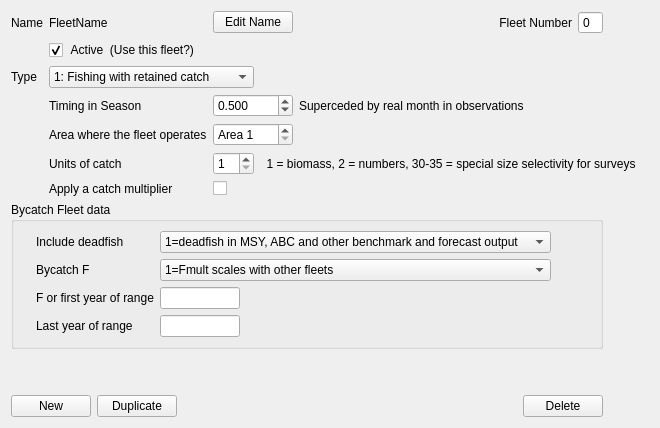
        <widget class="QWidget" name="tab_basic">
         <attribute name="title">
          <string>Basic Data</string>
         </attribute>
         <layout class="QGridLayout" name="gridLayout_7">
          <item row="0" column="0">
           <widget class="QLabel" name="label_fleet_name">
            <property name="text">
             <string>Name</string>
            </property>
           </widget>
          </item>
          <item row="0" column="1">
           <widget class="QLabel" name="label_name">
            <property name="text">
             <string>FleetName</string>
            </property>
           </widget>
          </item>
          <item row="0" column="2" colspan="2">
           <widget class="QPushButton" name="pushButton_edit_name">
            <property name="text">
             <string>Edit Name</string>
            </property>
           </widget>
          </item>
          <item row="0" column="6">
           <widget class="QSpinBox" name="spinBox_number">
            <property name="readOnly">
             <bool>true</bool>
            </property>
            <property name="buttonSymbols">
             <enum>QAbstractSpinBox::NoButtons</enum>
            </property>
           </widget>
          </item>
          <item row="6" column="1">
           <widget class="QLabel" name="label_need_catch_mult">
            <property name="text">
             <string>Apply a catch multiplier</string>
            </property>
           </widget>
          </item>
          <item row="6" column="2">
           <widget class="QCheckBox" name="checkBox_need_catch_mult">
            <property name="text">
             <string/>
            </property>
           </widget>
          </item>
          <item row="5" column="2">
           <widget class="QSpinBox" name="spinBox_units">
            <property name="minimum">
             <number>1</number>
            </property>
            <property name="maximum">
             <number>35</number>
            </property>
           </widget>
          </item>
          <item row="4" column="4">
           <spacer name="horizontalSpacer_12">
            <property name="orientation">
             <enum>Qt::Horizontal</enum>
            </property>
            <property name="sizeHint" stdset="0">
             <size>
              <width>40</width>
              <height>20</height>
             </size>
            </property>
           </spacer>
          </item>
          <item row="4" column="2" colspan="2">
           <widget class="QSpinBox" name="spinBox_area">
            <property name="prefix">
             <string>Area </string>
            </property>
            <property name="minimum">
             <number>1</number>
            </property>
            <property name="maximum">
             <number>10</number>
            </property>
           </widget>
          </item>
          <item row="5" column="1">
           <widget class="QLabel" name="label_units">
            <property name="text">
             <string>Units of catch</string>
            </property>
           </widget>
          </item>
          <item row="4" column="1">
           <widget class="QLabel" name="label_area">
            <property name="text">
             <string>Area where the fleet operates</string>
            </property>
           </widget>
          </item>
          <item row="3" column="2" colspan="2">
           <widget class="QDoubleSpinBox" name="doubleSpinBox_timing">
            <property name="decimals">
             <number>3</number>
            </property>
            <property name="minimum">
             <double>-1.000000000000000</double>
            </property>
            <property name="maximum">
             <double>13.000000000000000</double>
            </property>
            <property name="singleStep">
             <double>0.100000000000000</double>
            </property>
            <property name="value">
             <double>0.500000000000000</double>
            </property>
           </widget>
          </item>
          <item row="3" column="1">
           <widget class="QLabel" name="label_timing">
            <property name="text">
             <string>Timing in Season </string>
            </property>
           </widget>
          </item>
          <item row="2" column="0">
           <widget class="QLabel" name="label_type">
            <property name="text">
             <string>Type</string>
            </property>
           </widget>
          </item>
          <item row="3" column="4" colspan="2">
           <widget class="QLabel" name="label_timing_info">
            <property name="text">
             <string>Superceded by real month in observations</string>
            </property>
           </widget>
          </item>
          <item row="2" column="7">
           <spacer name="horizontalSpacer">
            <property name="orientation">
             <enum>Qt::Horizontal</enum>
            </property>
            <property name="sizeHint" stdset="0">
             <size>
              <width>40</width>
              <height>20</height>
             </size>
            </property>
           </spacer>
          </item>
          <item row="0" column="5">
           <widget class="QLabel" name="label_number">
            <property name="text">
             <string>Fleet Number</string>
            </property>
            <property name="alignment">
             <set>Qt::AlignRight|Qt::AlignTrailing|Qt::AlignVCenter</set>
            </property>
           </widget>
          </item>
          <item row="1" column="1">
           <widget class="QCheckBox" name="checkBox_active">
            <property name="text">
             <string> Active  (Use this fleet?)</string>
            </property>
            <property name="checked">
             <bool>true</bool>
            </property>
           </widget>
          </item>
          <item row="2" column="5">
           <spacer name="horizontalSpacer_gen1">
            <property name="orientation">
             <enum>Qt::Horizontal</enum>
            </property>
            <property name="sizeHint" stdset="0">
             <size>
              <width>40</width>
              <height>20</height>
             </size>
            </property>
           </spacer>
          </item>
          <item row="2" column="1" colspan="2">
           <widget class="QComboBox" name="comboBox_type">
            <item>
             <property name="text">
              <string>1: Fishing with retained catch</string>
             </property>
            </item>
            <item>
             <property name="text">
              <string>2: Bycatch (catch discarded)</string>
             </property>
            </item>
            <item>
             <property name="text">
              <string>3: Survey</string>
             </property>
            </item>
           </widget>
          </item>
          <item row="9" column="0">
           <spacer name="verticalSpacer_gen1">
            <property name="orientation">
             <enum>Qt::Vertical</enum>
            </property>
            <property name="sizeHint" stdset="0">
             <size>
              <width>20</width>
              <height>40</height>
             </size>
            </property>
           </spacer>
          </item>
          <item row="7" column="0" rowspan="2" colspan="7">
           <widget class="QGroupBox" name="groupBox_bycatch">
            <property name="title">
             <string>Bycatch Fleet data</string>
            </property>
            <layout class="QGridLayout" name="gridLayout_2">
             <item row="0" column="1">
              <widget class="QLabel" name="label_byc_dead">
               <property name="text">
                <string>Include deadfish</string>
               </property>
              </widget>
             </item>
             <item row="3" column="1">
              <widget class="QLabel" name="label_byc_lastYear">
               <property name="text">
                <string>Last year of range</string>
               </property>
              </widget>
             </item>
             <item row="0" column="2" colspan="2">
              <widget class="QComboBox" name="comboBox_byc_dead">
               <item>
                <property name="text">
                 <string>1=deadfish in MSY, ABC and other benchmark and forecast output</string>
                </property>
               </item>
               <item>
                <property name="text">
                 <string>2=omit from MSY and ABC (but still include the mortality</string>
                </property>
               </item>
              </widget>
             </item>
             <item row="2" column="3">
              <spacer name="horizontalSpacer_bycatch">
               <property name="orientation">
                <enum>Qt::Horizontal</enum>
               </property>
               <property name="sizeHint" stdset="0">
                <size>
                 <width>40</width>
                 <height>20</height>
                </size>
               </property>
              </spacer>
             </item>
             <item row="2" column="1">
              <widget class="QLabel" name="label_byc_firstYear">
               <property name="text">
                <string>F or first year of range</string>
               </property>
              </widget>
             </item>
             <item row="1" column="1">
              <widget class="QLabel" name="label_byc_f">
               <property name="text">
                <string>Bycatch F</string>
               </property>
              </widget>
             </item>
             <item row="2" column="2">
              <widget class="QLineEdit" name="lineEdit_byc_firstYear">
               <property name="maximumSize">
                <size>
                 <width>80</width>
                 <height>22</height>
                </size>
               </property>
               <property name="maxLength">
                <number>6</number>
               </property>
              </widget>
             </item>
             <item row="3" column="2">
              <widget class="QLineEdit" name="lineEdit_byc_lastYear">
               <property name="maximumSize">
                <size>
                 <width>80</width>
                 <height>22</height>
                </size>
               </property>
               <property name="maxLength">
                <number>6</number>
               </property>
              </widget>
             </item>
             <item row="1" column="2" colspan="2">
              <widget class="QComboBox" name="comboBox_byc_f">
               <item>
                <property name="text">
                 <string>1=Fmult scales with other fleets</string>
                </property>
               </item>
               <item>
                <property name="text">
                 <string>2=bycatch F constant at input value</string>
                </property>
               </item>
               <item>
                <property name="text">
                 <string>3=bycatch F form range of years</string>
                </property>
               </item>
              </widget>
             </item>
             <item row="3" column="0">
              <widget class="QLabel" name="label_spacer">
               <property name="text">
                <string/>
               </property>
              </widget>
             </item>
             <item row="0" column="4">
              <spacer name="horizontalSpacer_bycatch_2">
               <property name="orientation">
                <enum>Qt::Horizontal</enum>
               </property>
               <property name="sizeHint" stdset="0">
                <size>
                 <width>40</width>
                 <height>20</height>
                </size>
               </property>
              </spacer>
             </item>
            </layout>
           </widget>
          </item>
          <item row="10" column="0" colspan="7">
           <layout class="QHBoxLayout" name="horizontalLayout_ops">
            <item>
             <widget class="QPushButton" name="pushButton_new">
              <property name="text">
               <string>New</string>
              </property>
             </widget>
            </item>
            <item>
             <widget class="QPushButton" name="pushButton_duplicate">
              <property name="text">
               <string>Duplicate</string>
              </property>
             </widget>
            </item>
            <item>
             <spacer name="horizontalSpacer_2">
              <property name="orientation">
               <enum>Qt::Horizontal</enum>
              </property>
              <property name="sizeHint" stdset="0">
               <size>
                <width>40</width>
                <height>20</height>
               </size>
              </property>
             </spacer>
            </item>
            <item>
             <widget class="QPushButton" name="pushButton_delete">
              <property name="text">
               <string>Delete</string>
              </property>
             </widget>
            </item>
           </layout>
          </item>
          <item row="5" column="3" colspan="5">
           <widget class="QLabel" name="label_units_info">
            <property name="text">
             <string>  1 = biomass, 2 = numbers, 30-35 = special size selectivity for surveys</string>
            </property>
           </widget>
          </item>
         </layout>
        </widget>
